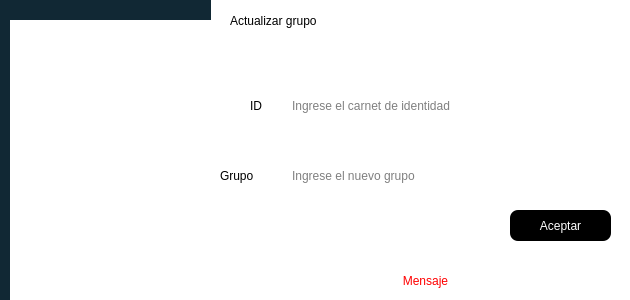
<?xml version="1.0" encoding="UTF-8"?>
<ui version="4.0">
 <class>UpdateGroup</class>
 <widget class="QDialog" name="UpdateGroup">
  <property name="windowModality">
   <enum>Qt::ApplicationModal</enum>
  </property>
  <property name="geometry">
   <rect>
    <x>0</x>
    <y>0</y>
    <width>630</width>
    <height>300</height>
   </rect>
  </property>
  <property name="minimumSize">
   <size>
    <width>630</width>
    <height>300</height>
   </size>
  </property>
  <property name="maximumSize">
   <size>
    <width>630</width>
    <height>300</height>
   </size>
  </property>
  <property name="windowTitle">
   <string>Actualizar</string>
  </property>
  <property name="styleSheet">
   <string notr="true">background-color: rgb(255, 255, 255);</string>
  </property>
  <widget class="QLabel" name="label_4">
   <property name="geometry">
    <rect>
     <x>0</x>
     <y>0</y>
     <width>211</width>
     <height>351</height>
    </rect>
   </property>
   <property name="styleSheet">
    <string notr="true">background-color: rgb(17, 40, 52);</string>
   </property>
   <property name="text">
    <string/>
   </property>
   <property name="pixmap">
    <pixmap>../images/orca.png</pixmap>
   </property>
  </widget>
  <widget class="QLabel" name="label_8">
   <property name="geometry">
    <rect>
     <x>10</x>
     <y>20</y>
     <width>201</width>
     <height>281</height>
    </rect>
   </property>
   <property name="text">
    <string/>
   </property>
   <property name="pixmap">
    <pixmap>../images/orca.png</pixmap>
   </property>
   <property name="scaledContents">
    <bool>true</bool>
   </property>
  </widget>
  <widget class="QLabel" name="label_3">
   <property name="geometry">
    <rect>
     <x>230</x>
     <y>0</y>
     <width>171</width>
     <height>41</height>
    </rect>
   </property>
   <property name="styleSheet">
    <string notr="true">font: 900 14pt &quot;Segoe UI Black&quot;;</string>
   </property>
   <property name="text">
    <string>Actualizar grupo</string>
   </property>
  </widget>
  <widget class="QLabel" name="label_2">
   <property name="geometry">
    <rect>
     <x>250</x>
     <y>90</y>
     <width>31</width>
     <height>31</height>
    </rect>
   </property>
   <property name="styleSheet">
    <string notr="true">font: 14pt &quot;Arial&quot;;</string>
   </property>
   <property name="text">
    <string>ID</string>
   </property>
   <property name="buddy">
    <cstring>txtID</cstring>
   </property>
  </widget>
  <widget class="QLineEdit" name="txtID">
   <property name="geometry">
    <rect>
     <x>290</x>
     <y>90</y>
     <width>341</width>
     <height>31</height>
    </rect>
   </property>
   <property name="styleSheet">
    <string notr="true">font: 14pt &quot;Arial&quot;;
border-radius:8px</string>
   </property>
   <property name="placeholderText">
    <string>Ingrese el carnet de identidad</string>
   </property>
  </widget>
  <widget class="QPushButton" name="btnAceptar">
   <property name="geometry">
    <rect>
     <x>510</x>
     <y>210</y>
     <width>101</width>
     <height>31</height>
    </rect>
   </property>
   <property name="cursor">
    <cursorShape>OpenHandCursor</cursorShape>
   </property>
   <property name="styleSheet">
    <string notr="true">font: 14pt &quot;Arial&quot;;
background-color: rgb(0, 0, 0);
color: rgb(255, 255, 255);


border-radius:8px</string>
   </property>
   <property name="text">
    <string>Aceptar</string>
   </property>
  </widget>
  <widget class="QLabel" name="lblMensaje2">
   <property name="geometry">
    <rect>
     <x>230</x>
     <y>270</y>
     <width>391</width>
     <height>21</height>
    </rect>
   </property>
   <property name="styleSheet">
    <string notr="true">color: rgb(255, 0, 0);
font: 14pt &quot;Arial&quot;;</string>
   </property>
   <property name="text">
    <string>Mensaje</string>
   </property>
   <property name="alignment">
    <set>Qt::AlignCenter</set>
   </property>
  </widget>
  <widget class="QLabel" name="label_6">
   <property name="geometry">
    <rect>
     <x>220</x>
     <y>160</y>
     <width>61</width>
     <height>31</height>
    </rect>
   </property>
   <property name="styleSheet">
    <string notr="true">
font: 14pt &quot;Arial&quot;;</string>
   </property>
   <property name="text">
    <string>Grupo</string>
   </property>
  </widget>
  <widget class="QLineEdit" name="txtgroup">
   <property name="geometry">
    <rect>
     <x>290</x>
     <y>160</y>
     <width>201</width>
     <height>31</height>
    </rect>
   </property>
   <property name="styleSheet">
    <string notr="true">font: 14pt &quot;Arial&quot;;
border-radius:8px</string>
   </property>
   <property name="placeholderText">
    <string>Ingrese el nuevo grupo</string>
   </property>
  </widget>
 </widget>
 <resources/>
 <connections/>
</ui>
